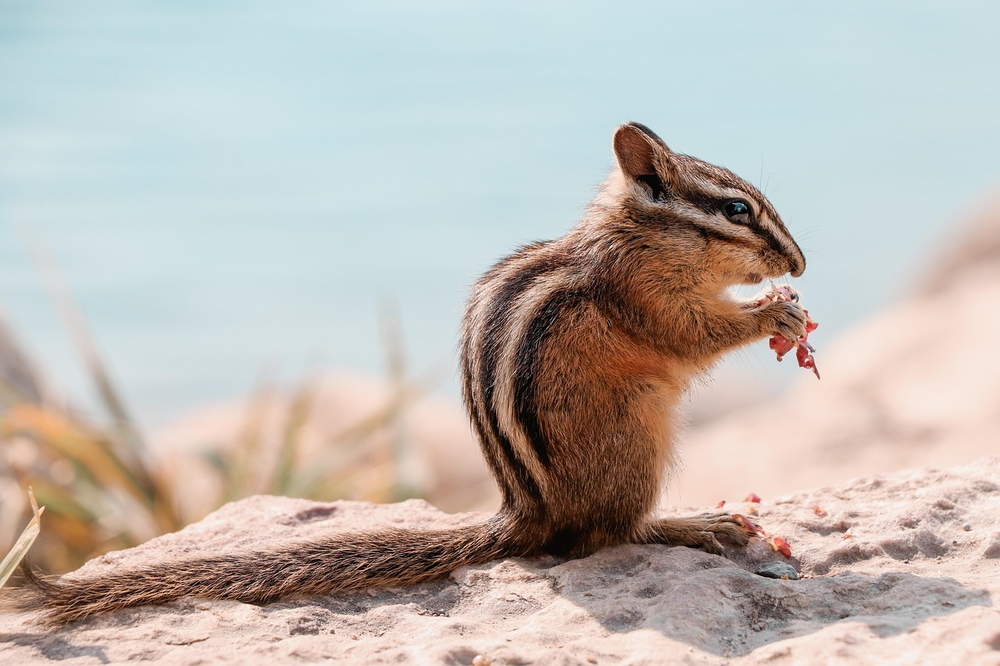
#> input picture Python_Pro/uploads/chipmunk-3959206_1280.png, 1000 x 666 px, shrunk from 1280 x 853 before the run
$ python image_rotator.py uploads/chipmunk-3959206_1280.png 1.0
#> lines starting #> are read from the running program, lines starting #| are printed output that depends on the picture
import numpy as np
import cv2

def rotate_image(image, angle):
    height, width = image.shape[:2]
    center = (width / 2, height / 2)
    rotation_matrix = cv2.getRotationMatrix2D(center, angle, 1)
    rotated_img = cv2.warpAffine(image, rotation_matrix, (width, height))
    return rotated_img

def process_image(image_path, angle):

#> called with image_path = 'uploads/chipmunk-3959206_1280.png', angle = 1
    img = cv2.imread(image_path, cv2.IMREAD_GRAYSCALE)
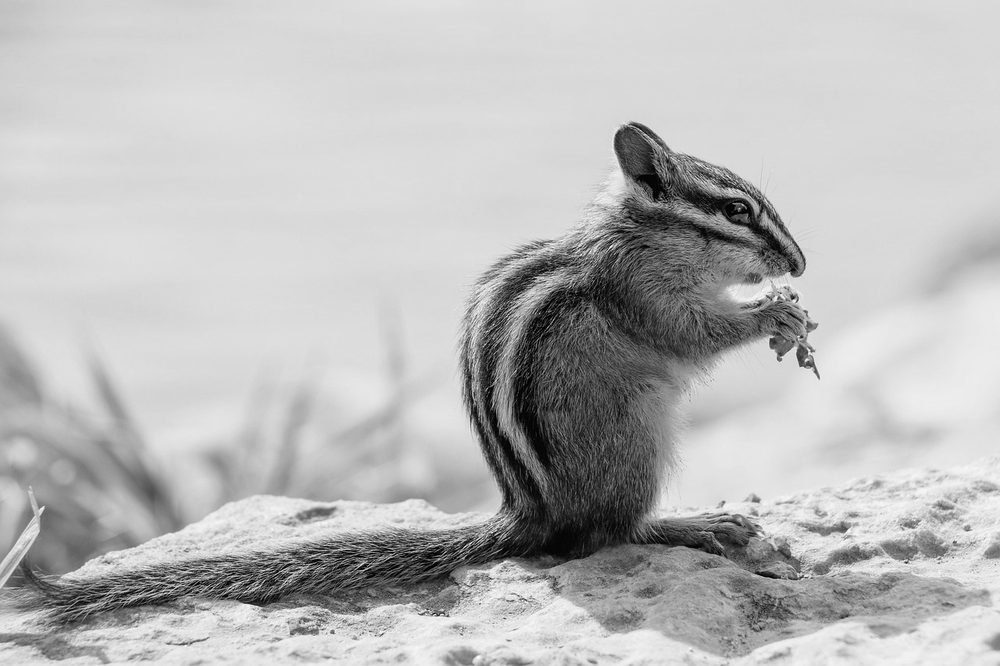
#> img: shape (666, 1000); min 0, max 255, mean 185.5
    if img is None:
        return None, "Failed to load image"
    try:
        angle = float(angle)
        result = rotate_image(img, angle)
#> in rotate_image, `rotated_img = cv2.warpAffine(image, rotation_matrix, (width, height))`:
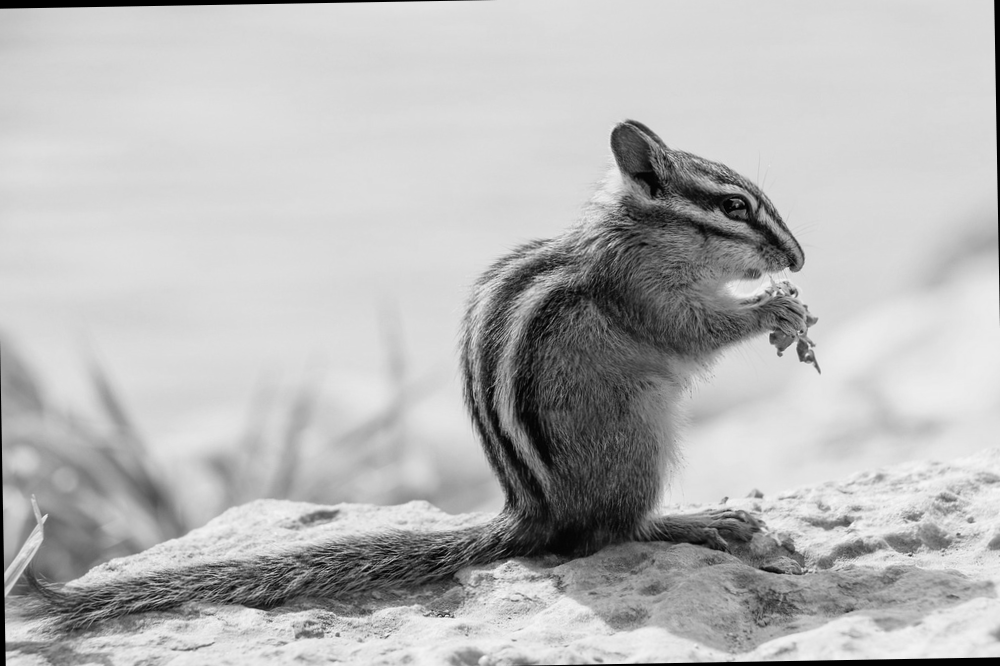
#> rotated_img: shape (666, 1000); min 0, max 249, mean 183.5
        return result, None
    except Exception as e:
        return None, str(e)

if __name__ == "__main__":
    import sys
    if len(sys.argv) > 2:
        image_path = sys.argv[1]
        angle = float(sys.argv[2])
        result, error = process_image(image_path, angle)
        if error:
            print(f"Error: {error}")
        else:
            cv2.imshow(f"Rotated by {angle} degrees", result)
            cv2.waitKey(0)
            cv2.destroyAllWindows()
    else:
        print("Usage: python image_rotator.py <image_path> <angle>")
